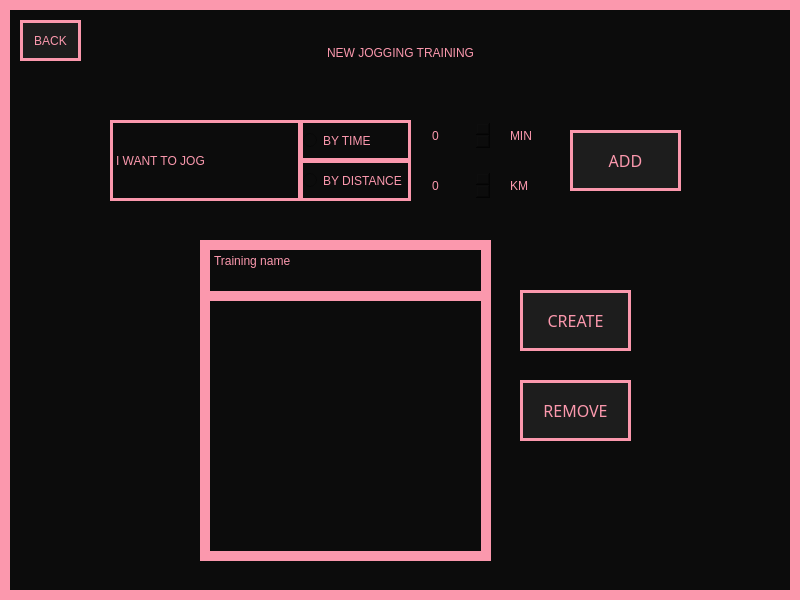
<?xml version="1.0" encoding="UTF-8"?>
<ui version="4.0">
 <class>MainWindow</class>
 <widget class="QMainWindow" name="MainWindow">
  <property name="geometry">
   <rect>
    <x>0</x>
    <y>0</y>
    <width>800</width>
    <height>600</height>
   </rect>
  </property>
  <property name="windowTitle">
   <string>MainWindow</string>
  </property>
  <property name="styleSheet">
   <string notr="true">border: 10px solid #FB98AD;background-color: #0C0C0C;
color: #FB98AD;</string>
  </property>
  <widget class="QWidget" name="centralwidget">
   <widget class="QPushButton" name="choose_type_btn">
    <property name="geometry">
     <rect>
      <x>150</x>
      <y>30</y>
      <width>501</width>
      <height>45</height>
     </rect>
    </property>
    <property name="cursor">
     <cursorShape>PointingHandCursor</cursorShape>
    </property>
    <property name="styleSheet">
     <string notr="true">border: none;
font: 20pt &quot;PRIMETIME&quot;;</string>
    </property>
    <property name="text">
     <string>NEW JOGGING TRAINING</string>
    </property>
   </widget>
   <widget class="QListWidget" name="training_list">
    <property name="geometry">
     <rect>
      <x>200</x>
      <y>290</y>
      <width>291</width>
      <height>271</height>
     </rect>
    </property>
   </widget>
   <widget class="QPushButton" name="add_btn">
    <property name="geometry">
     <rect>
      <x>570</x>
      <y>130</y>
      <width>111</width>
      <height>61</height>
     </rect>
    </property>
    <property name="font">
     <font>
      <family>PRIMETIME</family>
      <pointsize>12</pointsize>
      <weight>50</weight>
      <italic>false</italic>
      <bold>false</bold>
     </font>
    </property>
    <property name="cursor">
     <cursorShape>PointingHandCursor</cursorShape>
    </property>
    <property name="styleSheet">
     <string notr="true">background-color: #1D1D1D;border: 3px solid #FB98AD;
font: 12pt &quot;PRIMETIME&quot;;</string>
    </property>
    <property name="text">
     <string>ADD</string>
    </property>
   </widget>
   <widget class="QSpinBox" name="min_spin">
    <property name="geometry">
     <rect>
      <x>430</x>
      <y>120</y>
      <width>61</width>
      <height>31</height>
     </rect>
    </property>
    <property name="styleSheet">
     <string notr="true">border: 1px;
font: 12pt &quot;MS Shell Dlg 2&quot;;
</string>
    </property>
   </widget>
   <widget class="QSpinBox" name="kim_spin">
    <property name="geometry">
     <rect>
      <x>430</x>
      <y>170</y>
      <width>61</width>
      <height>31</height>
     </rect>
    </property>
    <property name="styleSheet">
     <string notr="true">border: 1px;
font: 12pt &quot;MS Shell Dlg 2&quot;;
</string>
    </property>
   </widget>
   <widget class="QPushButton" name="sets_btn">
    <property name="geometry">
     <rect>
      <x>510</x>
      <y>120</y>
      <width>41</width>
      <height>31</height>
     </rect>
    </property>
    <property name="cursor">
     <cursorShape>PointingHandCursor</cursorShape>
    </property>
    <property name="styleSheet">
     <string notr="true">border: none;
font: 10pt &quot;PRIMETIME&quot;;
text-align: left;
</string>
    </property>
    <property name="text">
     <string>MIN</string>
    </property>
   </widget>
   <widget class="QPushButton" name="reps_btn">
    <property name="geometry">
     <rect>
      <x>510</x>
      <y>170</y>
      <width>41</width>
      <height>31</height>
     </rect>
    </property>
    <property name="cursor">
     <cursorShape>PointingHandCursor</cursorShape>
    </property>
    <property name="styleSheet">
     <string notr="true">border: none;
font: 10pt &quot;PRIMETIME&quot;;
text-align: left;
</string>
    </property>
    <property name="text">
     <string>KM</string>
    </property>
   </widget>
   <widget class="QPushButton" name="create_training_btn">
    <property name="geometry">
     <rect>
      <x>520</x>
      <y>290</y>
      <width>111</width>
      <height>61</height>
     </rect>
    </property>
    <property name="font">
     <font>
      <family>PRIMETIME</family>
      <pointsize>12</pointsize>
      <weight>50</weight>
      <italic>false</italic>
      <bold>false</bold>
     </font>
    </property>
    <property name="cursor">
     <cursorShape>PointingHandCursor</cursorShape>
    </property>
    <property name="styleSheet">
     <string notr="true">background-color: #1D1D1D;border: 3px solid #FB98AD;
font: 12pt &quot;PRIMETIME&quot;;</string>
    </property>
    <property name="text">
     <string>CREATE</string>
    </property>
   </widget>
   <widget class="QRadioButton" name="by_time_btn">
    <property name="geometry">
     <rect>
      <x>300</x>
      <y>120</y>
      <width>111</width>
      <height>41</height>
     </rect>
    </property>
    <property name="styleSheet">
     <string notr="true">border: 3px solid #FB98AD;</string>
    </property>
    <property name="text">
     <string>BY TIME</string>
    </property>
   </widget>
   <widget class="QRadioButton" name="by_dist_btn">
    <property name="geometry">
     <rect>
      <x>300</x>
      <y>160</y>
      <width>111</width>
      <height>41</height>
     </rect>
    </property>
    <property name="styleSheet">
     <string notr="true">border: 3px solid #FB98AD;</string>
    </property>
    <property name="text">
     <string>BY DISTANCE</string>
    </property>
   </widget>
   <widget class="QLabel" name="label">
    <property name="geometry">
     <rect>
      <x>110</x>
      <y>120</y>
      <width>191</width>
      <height>81</height>
     </rect>
    </property>
    <property name="styleSheet">
     <string notr="true">border: 3px solid #FB98AD;
font: 12pt &quot;PRIMETIME&quot;;</string>
    </property>
    <property name="text">
     <string>I WANT TO JOG</string>
    </property>
   </widget>
   <widget class="QPushButton" name="remove_training_btn">
    <property name="geometry">
     <rect>
      <x>520</x>
      <y>380</y>
      <width>111</width>
      <height>61</height>
     </rect>
    </property>
    <property name="font">
     <font>
      <family>PRIMETIME</family>
      <pointsize>12</pointsize>
      <weight>50</weight>
      <italic>false</italic>
      <bold>false</bold>
     </font>
    </property>
    <property name="cursor">
     <cursorShape>PointingHandCursor</cursorShape>
    </property>
    <property name="styleSheet">
     <string notr="true">background-color: #1D1D1D;border: 3px solid #FB98AD;
font: 12pt &quot;PRIMETIME&quot;;</string>
    </property>
    <property name="text">
     <string>REMOVE</string>
    </property>
   </widget>
   <widget class="QPlainTextEdit" name="training_name">
    <property name="geometry">
     <rect>
      <x>200</x>
      <y>240</y>
      <width>291</width>
      <height>61</height>
     </rect>
    </property>
    <property name="styleSheet">
     <string notr="true">border: 10px solid #FB98AD;
font: 12pt &quot;MS Shell Dlg 2&quot;;
</string>
    </property>
    <property name="plainText">
     <string>Training name</string>
    </property>
   </widget>
   <widget class="QPushButton" name="back_btn">
    <property name="geometry">
     <rect>
      <x>20</x>
      <y>20</y>
      <width>61</width>
      <height>41</height>
     </rect>
    </property>
    <property name="cursor">
     <cursorShape>PointingHandCursor</cursorShape>
    </property>
    <property name="styleSheet">
     <string notr="true">background-color: #1D1D1D;border: 3px solid #FB98AD;
font: 8pt &quot;PRIMETIME&quot;;</string>
    </property>
    <property name="text">
     <string>BACK</string>
    </property>
   </widget>
  </widget>
 </widget>
 <resources/>
 <connections/>
</ui>
